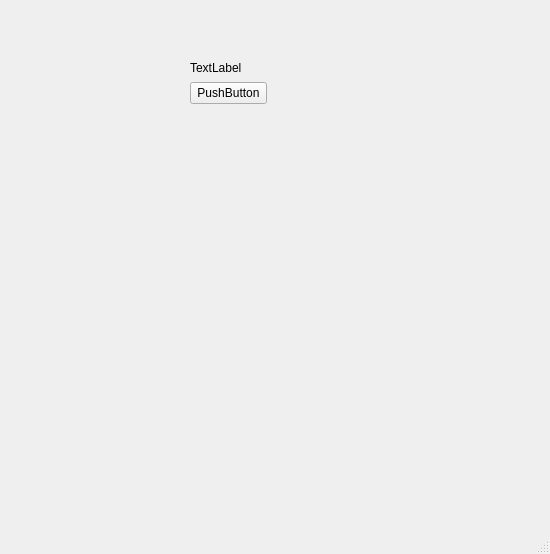
<?xml version="1.0" encoding="UTF-8"?>
<ui version="4.0">
 <class>MainWindow</class>
 <widget class="QMainWindow" name="MainWindow">
  <property name="geometry">
   <rect>
    <x>0</x>
    <y>0</y>
    <width>550</width>
    <height>554</height>
   </rect>
  </property>
  <property name="windowTitle">
   <string>MainWindow</string>
  </property>
  <widget class="QWidget" name="centralwidget">
   <widget class="QWidget" name="layoutWidget">
    <property name="geometry">
     <rect>
      <x>190</x>
      <y>60</y>
      <width>77</width>
      <height>44</height>
     </rect>
    </property>
    <layout class="QVBoxLayout" name="verticalLayout">
     <item>
      <widget class="QLabel" name="label">
       <property name="text">
        <string>TextLabel</string>
       </property>
      </widget>
     </item>
     <item>
      <widget class="QPushButton" name="pushButton">
       <property name="text">
        <string>PushButton</string>
       </property>
      </widget>
     </item>
    </layout>
   </widget>
  </widget>
  <widget class="QMenuBar" name="menubar">
   <property name="geometry">
    <rect>
     <x>0</x>
     <y>0</y>
     <width>550</width>
     <height>21</height>
    </rect>
   </property>
  </widget>
  <widget class="QStatusBar" name="statusbar"/>
 </widget>
 <resources/>
 <connections>
  <connection>
   <sender>pushButton</sender>
   <signal>clicked()</signal>
   <receiver>label</receiver>
   <slot>clear()</slot>
   <hints>
    <hint type="sourcelabel">
     <x>232</x>
     <y>107</y>
    </hint>
    <hint type="destinationlabel">
     <x>227</x>
     <y>85</y>
    </hint>
   </hints>
  </connection>
 </connections>
</ui>
